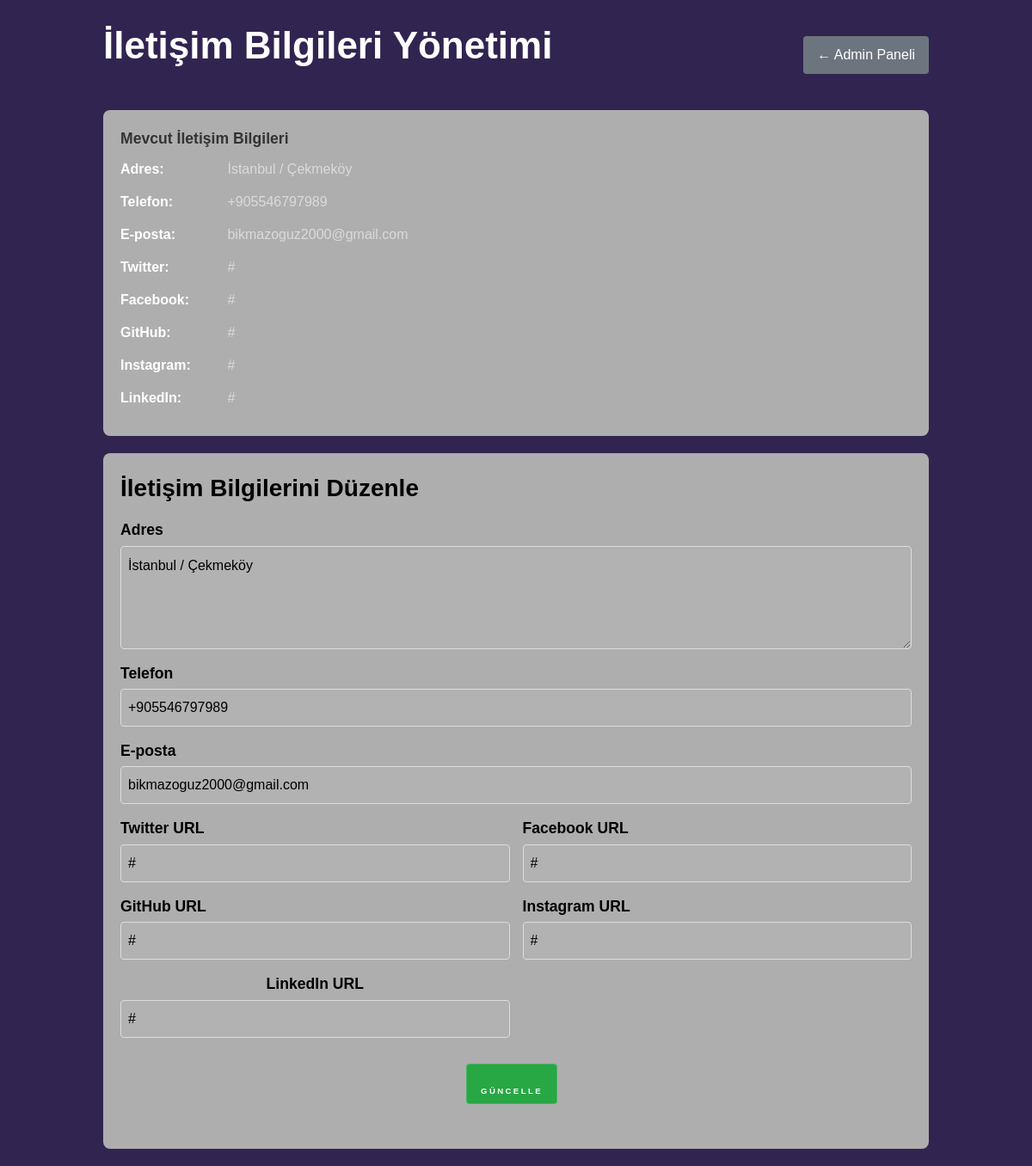
The page /admin/contact.php (signed in) on the database its author committed.
### tables this page shows
CREATE TABLE `contact_info` (
  `id` int(11) NOT NULL,
  `address` text DEFAULT NULL,
  `email` varchar(255) DEFAULT NULL,
  `phone` varchar(255) DEFAULT NULL,
  `twitter_url` varchar(255) DEFAULT '#',
  `facebook_url` varchar(255) DEFAULT '#',
  `github_url` varchar(255) DEFAULT '#',
  `instagram_url` varchar(255) DEFAULT '#',
  `linkedin_url` varchar(255) DEFAULT '#',
  `created_at` datetime DEFAULT current_timestamp(),
  `updated_at` datetime DEFAULT current_timestamp() ON UPDATE current_timestamp()
);

### admin/contact.php (the view, shortened to what this page needs)
<?php
require_once '../config.php';
try {
    $stmt = $pdo->query("SELECT * FROM contact_info LIMIT 1");
    $contact_info = $stmt->fetch();
} catch (PDOException $e) {
    $contact_info = null;
    $message = 'Veri çekme hatası: ' . $e->getMessage();
    $message_type = 'error';
}
?>
<!DOCTYPE html>
<html lang="tr">
<head>
    <link rel="stylesheet" href="../assets/css/main.css">
    <link rel="stylesheet" href="admin.css">
</head>
<body>
    <div class="admin-container narrow">
        <div class="admin-header flex">
            <h1>İletişim Bilgileri Yönetimi</h1>
            <a href="index.php" class="btn btn-secondary">← Admin Paneli</a>
        </div>
        <?php if ($contact_info): ?>
        <div class="info-section">
            <h3>Mevcut İletişim Bilgileri</h3>
            <div class="info-item">
                <strong>Adres:</strong> <?php echo htmlspecialchars($contact_info['address'] ?? ''); ?>
            </div>
            <div class="info-item">
                <strong>Telefon:</strong> <?php echo htmlspecialchars($contact_info['phone'] ?? ''); ?>
            </div>
            <div class="info-item">
                <strong>E-posta:</strong> <?php echo htmlspecialchars($contact_info['email'] ?? ''); ?>
            </div>
            <div class="info-item">
                <strong>Twitter:</strong> <?php echo htmlspecialchars($contact_info['twitter_url'] ?? ''); ?>
            </div>
            <div class="info-item">
                <strong>Facebook:</strong> <?php echo htmlspecialchars($contact_info['facebook_url'] ?? ''); ?>
            </div>
            <div class="info-item">
                <strong>GitHub:</strong> <?php echo htmlspecialchars($contact_info['github_url'] ?? ''); ?>
            </div>
            <div class="info-item">
                <strong>Instagram:</strong> <?php echo htmlspecialchars($contact_info['instagram_url'] ?? ''); ?>
            </div>
            <div class="info-item">
                <strong>LinkedIn:</strong> <?php echo htmlspecialchars($contact_info['linkedin_url'] ?? ''); ?>
            </div>
        </div>
        <?php endif; ?>
        <div class="form-container">
            <h2>İletişim Bilgilerini Düzenle</h2>
            <form method="post" action="">
                <div class="form-group">
                    <label for="address">Adres</label>
                    <textarea id="address" name="address" class="tall"><?php echo htmlspecialchars($contact_info['address'] ?? ''); ?></textarea>
                </div>
                <div class="form-group">
                    <label for="phone">Telefon</label>
                    <input type="text" id="phone" name="phone" value="<?php echo htmlspecialchars($contact_info['phone'] ?? ''); ?>">
                </div>
                <div class="form-group">
                    <label for="email">E-posta</label>
                    <input type="email" id="email" name="email" value="<?php echo htmlspecialchars($contact_info['email'] ?? ''); ?>">
                </div>
                <div class="social-group">
                    <div class="form-group">
                        <label for="twitter_url">Twitter URL</label>
                        <input type="text" id="twitter_url" name="twitter_url" value="<?php echo htmlspecialchars($contact_info['twitter_url'] ?? ''); ?>">
                    </div>
                    <div class="form-group">
                        <label for="facebook_url">Facebook URL</label>
                        <input type="text" id="facebook_url" name="facebook_url" value="<?php echo htmlspecialchars($contact_info['facebook_url'] ?? ''); ?>">
                    </div>
                    <div class="form-group">
                        <label for="github_url">GitHub URL</label>
                        <input type="text" id="github_url" name="github_url" value="<?php echo htmlspecialchars($contact_info['github_url'] ?? ''); ?>">
                    </div>
                    <div class="form-group">
                        <label for="instagram_url">Instagram URL</label>
                        <input type="text" id="instagram_url" name="instagram_url" value="<?php echo htmlspecialchars($contact_info['instagram_url'] ?? ''); ?>">
                    </div>
                    <div class="form-group">
                        <label for="linkedin_url">LinkedIn URL</label>
                        <input type="text" id="linkedin_url" name="linkedin_url" value="<?php echo htmlspecialchars($contact_info['linkedin_url'] ?? ''); ?>">
                    </div>
                </div>
                <div class="form-group">
                    <button type="submit" name="update" class="btn btn-success">Güncelle</button>
                </div>
            </form>
        </div>
    </div>
</body>
</html>

### assets/css/main.css (style rules this page uses)
html, body, div, span, applet, object, iframe, h1, h2, h3, h4, h5, h6, p, blockquote, pre, a, abbr, acronym, address, big, cite, code, del, dfn, em, img, ins, kbd, q, s, samp, small, strike, strong, sub, sup, tt, var, b, u, i, center, dl, dt, dd, ol, ul, li, fieldset, form, label, legend, table, caption, tbody, tfoot, thead, tr, th, td, article, aside, canvas, details, embed, figure, figcaption, footer, header, hgroup, menu, nav, output, ruby, section, summary, time, mark, audio, video { margin: 0; padding: 0; border: 0; font-size: 100%; font: inherit; vertical-align: baseline; }
body { line-height: 1; }
body { -webkit-text-size-adjust: none; }
input, select, textarea { -moz-appearance: none; -webkit-appearance: none; -ms-appearance: none; appearance: none; }
body { -ms-overflow-style: scrollbar; }
html { box-sizing: border-box; }
*, *:before, *:after { box-sizing: inherit; }
body { background: #312450; }
body, input, select, textarea { color: rgba(255, 255, 255, 0.55); font-family: Arial, Helvetica, sans-serif; font-size: 16.5pt; font-weight: normal; line-height: 1.75; }
@media screen and (max-width: 1680px) { body, input, select, textarea { font-size: 13pt; } }
@media screen and (max-width: 1280px) { body, input, select, textarea { font-size: 12pt; } }
a { -moz-transition: color 0.2s ease, border-bottom-color 0.2s ease; -webkit-transition: color 0.2s ease, border-bottom-color 0.2s ease; -ms-transition: color 0.2s ease, border-bottom-color 0.2s ease; transition: color 0.2s ease, border-bottom-color 0.2s ease; border-bottom: dotted 1px rgba(255, 255, 255, 0.35); color: inherit; text-decoration: none; }
strong, b { color: #ffffff; font-weight: bold; }
h1, h2, h3, h4, h5, h6 { color: #ffffff; font-weight: bold; line-height: 1.5; margin: 0 0 0.5em 0; }
h1 { font-size: 2.75em; }
h2 { font-size: 1.75em; }
h3 { font-size: 1.1em; }
input[type="submit"], input[type="reset"], input[type="button"], button, .button { -moz-appearance: none; -webkit-appearance: none; -ms-appearance: none; appearance: none; -moz-transition: border-color 0.2s ease; -webkit-transition: border-color 0.2s ease; -ms-transition: border-color 0.2s ease; transition: border-color 0.2s ease; background-color: transparent; border: solid 1px !important; border-color: rgba(255, 255, 255, 0.15) !important; border-radius: 3em; color: #ffffff !important; cursor: pointer; display: inline-block; font-size: 0.6em; font-weight: bold; height: calc(4.75em + 2px); letter-spacing: 0.25em; line-height: 4.75em; outline: 0; padding: 0 3.75em; position: relative; text-align: center; text-decoration: none; text-transform: uppercase; white-space: nowrap; }
input[type="submit"]:after, input[type="reset"]:after, input[type="button"]:after, button:after, .button:after { -moz-transform: scale(0.25); -webkit-transform: scale(0.25); -ms-transform: scale(0.25); transform: scale(0.25); pointer-events: none; -moz-transition: opacity 0.2s ease, -moz-transform 0.2s ease; -webkit-transition: opacity 0.2s ease, -webkit-transform 0.2s ease; -ms-transition: opacity 0.2s ease, -ms-transform 0.2s ease; transition: opacity 0.2s ease, transform 0.2s ease; background: #ffffff; border-radius: 3em; content: ''; height: 100%; left: 0; opacity: 0; position: absolute; top: 0; width: 100%; }
form { margin: 0 0 2em 0; }
form > :last-child { margin-bottom: 0; margin-top: 30px; }
label { color: #ffffff; font-weight: bold; line-height: 1.5; margin: 0 0 0.7em 0; display: block; font-size: 1.1em; }
input[type="text"], input[type="password"], input[type="email"], input[type="tel"], select, textarea { -moz-appearance: none; -webkit-appearance: none; -ms-appearance: none; appearance: none; background: rgba(255, 255, 255, 0.05); border-radius: 0.25em; border: none; border: solid 1px rgba(255, 255, 255, 0.15); color: inherit; display: block; outline: 0; padding: 0 1em; text-decoration: none; width: 100%; }
input[type="text"], input[type="password"], input[type="email"], select { height: 2.75em; }
textarea { padding: 0.75em 1em; }

### rows shown on the page
contact_info: address "İstanbul / Çekmeköy", phone "+905546797989", email "bikmazoguz2000@gmail.com", twitter_url "#", facebook_url "#", github_url "#", instagram_url "#", linkedin_url "#"
